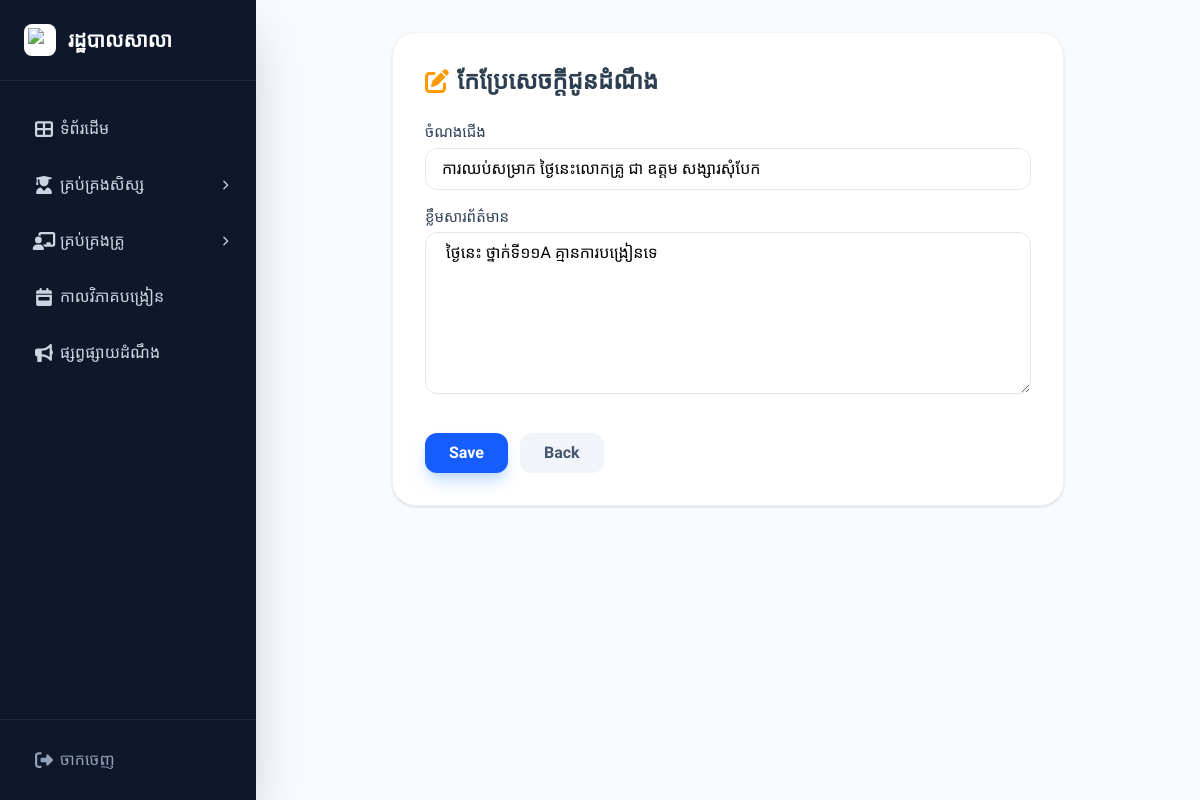
Screenshot of /views/staff/edit_announcement.php?id=3 (signed in) with the database file from the repository.
### tables this page shows
CREATE TABLE `announcements` (
  `id` int(11) NOT NULL,
  `title` varchar(255) NOT NULL,
  `content` text NOT NULL,
  `posted_by` varchar(100) DEFAULT 'រដ្ឋបាល',
  `created_at` timestamp NOT NULL DEFAULT CURRENT_TIMESTAMP
);

### views/staff/edit_announcement.php (the view, shortened to what this page needs)
<?php
require_once '../../config/db.php';
include '../../includes/header.php';
include '../../includes/sidebar_staff.php';
$id = isset($_GET['id']) ? mysqli_real_escape_string($conn, $_GET['id']) : 0;
$query = "SELECT * FROM announcements WHERE id = '$id' LIMIT 1";
$result = mysqli_query($conn, $query);
$row = mysqli_fetch_assoc($result);
?>
<main class="flex-1 p-8 bg-gray-50 min-h-screen">
    <div class="max-w-2xl mx-auto bg-white p-8 rounded-3xl shadow-sm border border-slate-100">
        <h2 class="text-2xl font-bold text-slate-800 mb-6 flex items-center gap-2">
            <i class="fas fa-edit text-amber-500"></i> កែប្រែសេចក្ដីជូនដំណឹង
        </h2>
        <form action="../../actions/announcements/update.php" method="POST" class="space-y-4">
            <div>
                <label class="block text-[15px] font-medium text-slate-700 mb-1">ចំណងជើង</label>
                <input type="text" name="title" value="<?php echo htmlspecialchars($row['title']); ?>" required
                       class="w-full px-4 py-2 border border-slate-200 rounded-xl focus:ring-2 focus:ring-blue-500 outline-none">
            </div>
            <div>
                <label class="block text-[15px] font-medium text-slate-700 mb-1">ខ្លឹមសារព័ត៌មាន</label>
                <textarea name="content" rows="6" required
                          class="w-full px-4 py-2 border border-slate-200 rounded-xl focus:ring-2 focus:ring-blue-500 outline-none"><?php echo htmlspecialchars($row['content']); ?></textarea>
            </div>
            <div class="flex gap-3 pt-4">
                <button type="submit" class="bg-blue-600 text-white px-6 py-2 rounded-xl font-bold hover:bg-blue-700 transition shadow-lg shadow-blue-200">Save</button>
                <a href="announcements.php" class="bg-slate-100 text-slate-600 px-6 py-2 rounded-xl font-bold hover:bg-slate-200 transition">Back</a>
            </div>
        </form>
    </div>
</main>
<?php include '../../includes/footer.php'; ?>

### includes/header.php (style rules this page uses)
body { font-family: 'Hanuman', serif; font-size: 16px; }
h1, h2, .sidebar-brand { font-family: 'Hanuman', serif; font-weight: 700; color: #2c3e50; }

### rows the page displays
announcements: title "ការឈប់សម្រាក ថ្ងៃនេះលោកគ្រូ​ ជា ឧត្តម សង្សារសុំបែក", content "​ ថ្ងៃនេះ​ ថ្នាក់ទី១១A គ្មានការបង្រៀនទេ"
